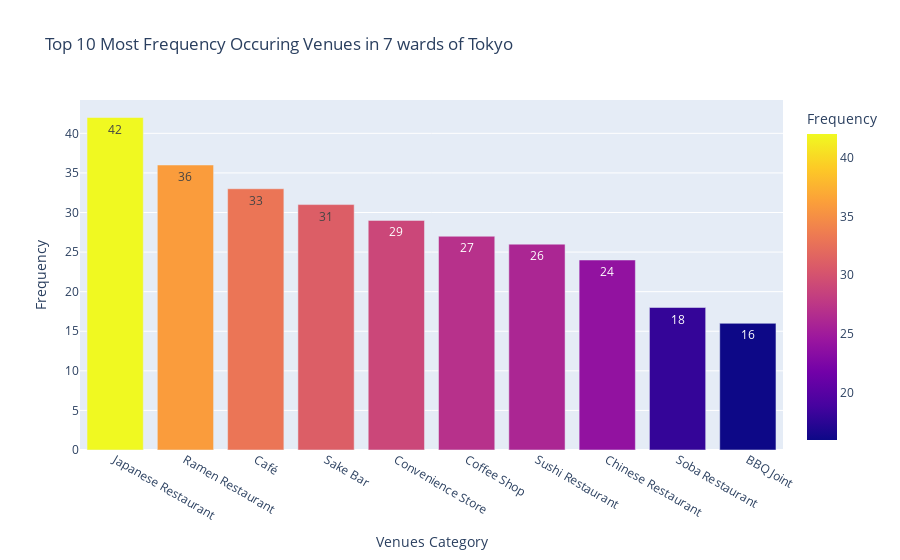

The code cell stored with this chart in its notebook:
### Markdown cell above
## Statistic top 10 categories

### Code cell
# statistic top 10 categories
df_tko_venues_top10 = df_tko_venues['Venue Category'].value_counts()[0:10].to_frame(name='Frequency').reset_index()
df_tko_venues_top10.rename(index=str, columns={'index':'Venue Category'}, inplace=True)

# draw bar chart
fig = px.bar(df_tko_venues_top10, 
             x='Venue Category', 
             y='Frequency',
             color='Frequency',
             title="Top 10 Most Frequency Occuring Venues in 7 wards of Tokyo",
             labels={'Venue Category': 'Venues Category'},
             text='Frequency'
) 
fig.show()

### Figure 1 — Plotly figure (JSON) as saved in the notebook; plotly's stock layout.template omitted (floating-point values rounded to 4 significant figures)
{"data": [{"alignmentgroup": "True", "hovertemplate": "Venues Category=%{x}<br>Frequency=%{marker.color}<extra></extra>", "legendgroup": "", "marker": {"color": [42, 36, 33, 31, 29, 27, 26, 24, 18, 16], "coloraxis": "coloraxis", "pattern": {"shape": ""}}, "name": "", "offsetgroup": "", "orientation": "v", "showlegend": false, "text": [42, 36, 33, 31, 29, 27, 26, 24, 18, 16], "textposition": "auto", "type": "bar", "x": ["Japanese Restaurant", "Ramen Restaurant", "Café", "Sake Bar", "Convenience Store", "Coffee Shop", "Sushi Restaurant", "Chinese Restaurant", "Soba Restaurant", "BBQ Joint"], "xaxis": "x", "y": [42, 36, 33, 31, 29, 27, 26, 24, 18, 16], "yaxis": "y"}], "layout": {"barmode": "relative", "coloraxis": {"colorbar": {"title": {"text": "Frequency"}}, "colorscale": [[0, "#0d0887"], [0.1111, "#46039f"], [0.2222, "#7201a8"], [0.3333, "#9c179e"], [0.4444, "#bd3786"], [0.5556, "#d8576b"], [0.6667, "#ed7953"], [0.7778, "#fb9f3a"], [0.8889, "#fdca26"], [1, "#f0f921"]]}, "legend": {"tracegroupgap": 0}, "title": {"text": "Top 10 Most Frequency Occuring Venues in 7 wards of Tokyo"}, "xaxis": {"anchor": "y", "domain": [0, 1], "title": {"text": "Venues Category"}}, "yaxis": {"anchor": "x", "domain": [0, 1], "title": {"text": "Frequency"}}}}
